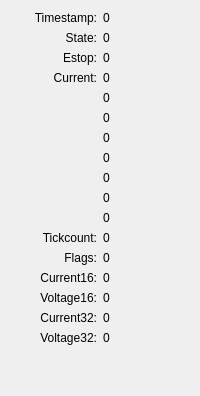
      <widget class="QWidget" name="tab_6">
       <attribute name="title">
        <string>PDStatus</string>
       </attribute>
       <layout class="QVBoxLayout" name="verticalLayout_6">
        <item>
         <layout class="QGridLayout" name="gridLayout_10">
          <item row="0" column="0">
           <widget class="QLabel" name="label_47">
            <property name="text">
             <string>Timestamp:</string>
            </property>
            <property name="alignment">
             <set>Qt::AlignRight|Qt::AlignTop|Qt::AlignTrailing</set>
            </property>
           </widget>
          </item>
          <item row="0" column="1">
           <widget class="QLabel" name="lblPDStatusTimestamp">
            <property name="text">
             <string>0</string>
            </property>
           </widget>
          </item>
          <item row="1" column="0">
           <widget class="QLabel" name="label_31">
            <property name="text">
             <string>State:</string>
            </property>
            <property name="alignment">
             <set>Qt::AlignRight|Qt::AlignTop|Qt::AlignTrailing</set>
            </property>
           </widget>
          </item>
          <item row="1" column="1">
           <widget class="QLabel" name="lblPDStatusState">
            <property name="text">
             <string>0</string>
            </property>
           </widget>
          </item>
          <item row="2" column="0">
           <widget class="QLabel" name="label_39">
            <property name="text">
             <string>Estop:</string>
            </property>
            <property name="alignment">
             <set>Qt::AlignRight|Qt::AlignTop|Qt::AlignTrailing</set>
            </property>
           </widget>
          </item>
          <item row="2" column="1">
           <widget class="QLabel" name="lblPDStatusEstop">
            <property name="text">
             <string>0</string>
            </property>
           </widget>
          </item>
          <item row="3" column="0">
           <widget class="QLabel" name="label_48">
            <property name="text">
             <string>Current:</string>
            </property>
            <property name="alignment">
             <set>Qt::AlignRight|Qt::AlignTop|Qt::AlignTrailing</set>
            </property>
           </widget>
          </item>
          <item row="3" column="1">
           <layout class="QVBoxLayout" name="verticalLayout_37">
            <item>
             <widget class="QLabel" name="lblPDStatusCurrent0">
              <property name="text">
               <string>0</string>
              </property>
             </widget>
            </item>
            <item>
             <widget class="QLabel" name="lblPDStatusCurrent1">
              <property name="text">
               <string>0</string>
              </property>
             </widget>
            </item>
            <item>
             <widget class="QLabel" name="lblPDStatusCurrent2">
              <property name="text">
               <string>0</string>
              </property>
             </widget>
            </item>
            <item>
             <widget class="QLabel" name="lblPDStatusCurrent3">
              <property name="text">
               <string>0</string>
              </property>
             </widget>
            </item>
            <item>
             <widget class="QLabel" name="lblPDStatusCurrent4">
              <property name="text">
               <string>0</string>
              </property>
             </widget>
            </item>
            <item>
             <widget class="QLabel" name="lblPDStatusCurrent5">
              <property name="text">
               <string>0</string>
              </property>
             </widget>
            </item>
            <item>
             <widget class="QLabel" name="lblPDStatusCurrent6">
              <property name="text">
               <string>0</string>
              </property>
             </widget>
            </item>
            <item>
             <widget class="QLabel" name="lblPDStatusCurrent7">
              <property name="text">
               <string>0</string>
              </property>
             </widget>
            </item>
           </layout>
          </item>
          <item row="4" column="0">
           <widget class="QLabel" name="label_49">
            <property name="text">
             <string>Tickcount:</string>
            </property>
            <property name="alignment">
             <set>Qt::AlignRight|Qt::AlignTop|Qt::AlignTrailing</set>
            </property>
           </widget>
          </item>
          <item row="4" column="1">
           <widget class="QLabel" name="lblPDStatusTickcount">
            <property name="text">
             <string>0</string>
            </property>
           </widget>
          </item>
          <item row="5" column="1">
           <widget class="QLabel" name="lblPDStatusFlags">
            <property name="text">
             <string>0</string>
            </property>
           </widget>
          </item>
          <item row="6" column="1">
           <widget class="QLabel" name="lblPDStatusCurrent16">
            <property name="text">
             <string>0</string>
            </property>
           </widget>
          </item>
          <item row="6" column="0">
           <widget class="QLabel" name="label_50">
            <property name="text">
             <string>Current16:</string>
            </property>
            <property name="alignment">
             <set>Qt::AlignRight|Qt::AlignTop|Qt::AlignTrailing</set>
            </property>
           </widget>
          </item>
          <item row="5" column="0">
           <widget class="QLabel" name="label_54">
            <property name="text">
             <string>Flags:</string>
            </property>
            <property name="alignment">
             <set>Qt::AlignRight|Qt::AlignTop|Qt::AlignTrailing</set>
            </property>
           </widget>
          </item>
          <item row="7" column="0">
           <widget class="QLabel" name="label_55">
            <property name="text">
             <string>Voltage16:</string>
            </property>
            <property name="alignment">
             <set>Qt::AlignRight|Qt::AlignTop|Qt::AlignTrailing</set>
            </property>
           </widget>
          </item>
          <item row="9" column="0">
           <widget class="QLabel" name="label_56">
            <property name="text">
             <string>Voltage32:</string>
            </property>
            <property name="alignment">
             <set>Qt::AlignRight|Qt::AlignTop|Qt::AlignTrailing</set>
            </property>
           </widget>
          </item>
          <item row="8" column="0">
           <widget class="QLabel" name="label_57">
            <property name="text">
             <string>Current32:</string>
            </property>
            <property name="alignment">
             <set>Qt::AlignRight|Qt::AlignTop|Qt::AlignTrailing</set>
            </property>
           </widget>
          </item>
          <item row="7" column="1">
           <widget class="QLabel" name="lblPDStatusVoltage16">
            <property name="text">
             <string>0</string>
            </property>
           </widget>
          </item>
          <item row="8" column="1">
           <widget class="QLabel" name="lblPDStatusCurrent32">
            <property name="text">
             <string>0</string>
            </property>
           </widget>
          </item>
          <item row="9" column="1">
           <widget class="QLabel" name="lblPDStatusVoltage32">
            <property name="text">
             <string>0</string>
            </property>
           </widget>
          </item>
         </layout>
        </item>
        <item>
         <spacer name="verticalSpacer_10">
          <property name="orientation">
           <enum>Qt::Vertical</enum>
          </property>
          <property name="sizeHint" stdset="0">
           <size>
            <width>20</width>
            <height>40</height>
           </size>
          </property>
         </spacer>
        </item>
       </layout>
      </widget>
